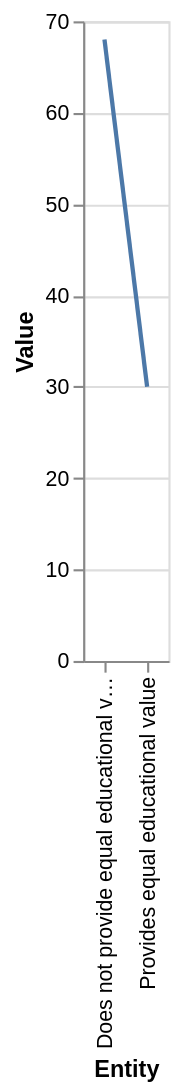

The Vega-Lite source for this figure:
### Vega-Lite specification from a JSON file in a GitHub repository (floating-point values rounded to 4 significant figures)
{"$schema": "https://vega.github.io/schema/vega-lite/v5.json", "description": "Line chart auto-generated from CSV", "data": {"values": [{"Entity": "Provides equal educational value", "Value": "30"}, {"Entity": "Does not provide equal educational value", "Value": "68"}]}, "mark": "line", "encoding": {"x": {"field": "Entity", "type": "ordinal"}, "y": {"field": "Value", "type": "quantitative"}}}
